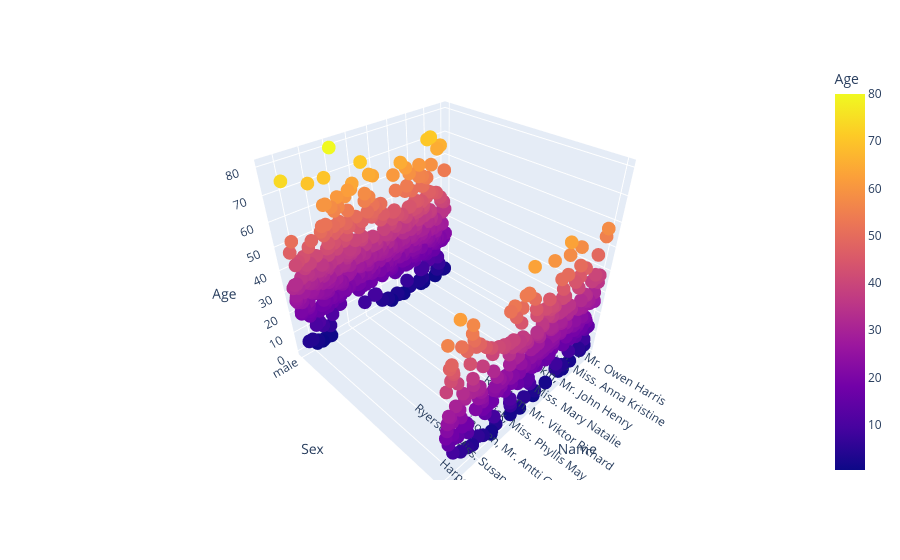

Notebook code for this chart:
### Code cell
plt.figure(figsize=(10, 3))
fig = px.scatter_3d(train_data, x='Name', y='Sex', z='Age', color='Age')
fig.show()

### Figure 1 — Plotly figure (JSON) as saved in the notebook; plotly's stock layout.template omitted (floating-point values rounded to 4 significant figures; data arrays with more than 128 entries replaced by an {"elided": "..."} marker saying what was removed)
{"data": [{"hovertemplate": "Name=%{x}<br>Sex=%{y}<br>Age=%{marker.color}<extra></extra>", "legendgroup": "", "marker": {"color": {"elided": "891 float values"}, "coloraxis": "coloraxis", "symbol": "circle"}, "mode": "markers", "name": "", "scene": "scene", "showlegend": false, "x": {"elided": "891 str values"}, "y": {"elided": "891 str values"}, "z": {"elided": "891 float values"}, "type": "scatter3d"}], "layout": {"scene": {"domain": {"x": [0, 1], "y": [0, 1]}, "xaxis": {"title": {"text": "Name"}}, "yaxis": {"title": {"text": "Sex"}}, "zaxis": {"title": {"text": "Age"}}}, "coloraxis": {"colorbar": {"title": {"text": "Age"}}, "colorscale": [[0, "#0d0887"], [0.1111, "#46039f"], [0.2222, "#7201a8"], [0.3333, "#9c179e"], [0.4444, "#bd3786"], [0.5556, "#d8576b"], [0.6667, "#ed7953"], [0.7778, "#fb9f3a"], [0.8889, "#fdca26"], [1, "#f0f921"]]}, "legend": {"tracegroupgap": 0}, "margin": {"t": 60}}}
